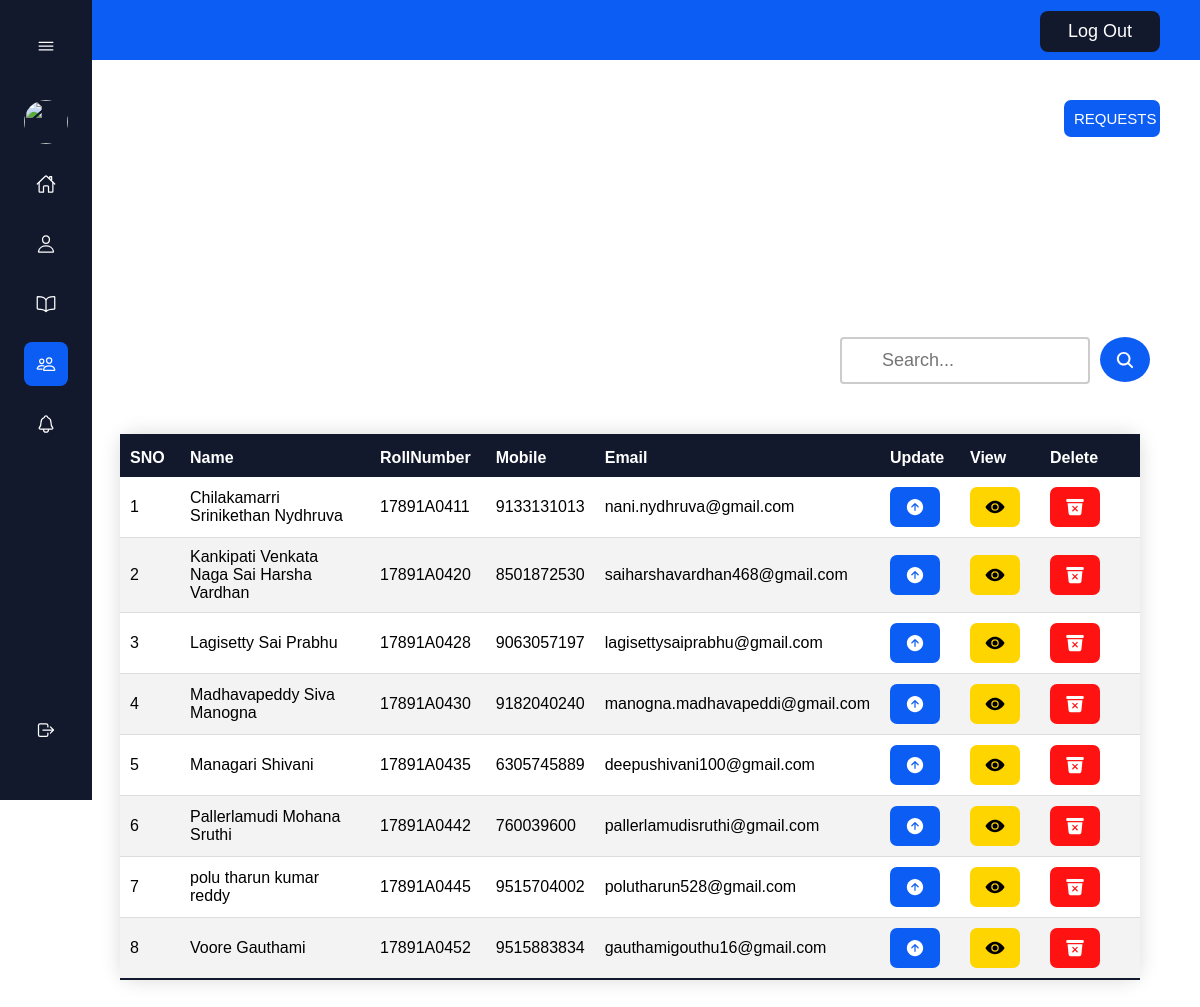
The app's page /librarian-allmembers.php (signed in) with its own data.
### tables this page shows
CREATE TABLE `students` (
  `FullName` varchar(50) NOT NULL,
  `RollNumber` varchar(12) NOT NULL,
  `Gender` varchar(10) NOT NULL,
  `DateOfBirth` date NOT NULL DEFAULT '2000-01-01',
  `Branch` varchar(10) NOT NULL,
  `YearOfJoining` int(4) NOT NULL,
  `YearOfStudy` int(10) NOT NULL,
  `Mobile` bigint(20) NOT NULL,
  `Email` varchar(40) NOT NULL,
  `Password` varchar(255) NOT NULL,
  `Image` longblob NOT NULL,
  `Status` varchar(3) NOT NULL
);

### librarian-allmembers.php (the view, shortened to what this page needs)
<?php
require 'librarian-nav.php' ;
?>
<?php
$servername = "localhost";
$username = "root";
$password = "";
$dbname = "librarianbot";
$k=1;
$valueToSearch='';
$conn = new mysqli($servername, $username, $password, $dbname);
if(isset($_POST['search']))
{
    $valueToSearch = $_POST['valueToSearch'];
    $query = "SELECT * FROM `students` WHERE CONCAT(`FullName`, `RollNumber`, `Mobile`, `Email`) LIKE '%".$valueToSearch."%'";
    $result = mysqli_query($conn, $query);
}
 else {
    $query = "SELECT * FROM `students` where Status='A'";
    $result = mysqli_query($conn, $query);
}
    ?>
<html>
  <a href="librarian-studentrequest.php"><button style="float:right;margin-top:40px;margin-right:40px;width:8%;" class="button button1">REQUESTS</button></a>
<form action="librarian-allmembers.php" method="post">
  <div>
      <input type="text" name="valueToSearch" placeholder="Search..." value="<?php echo $valueToSearch ;?>" style="float:left;">
      <button type="submit" method="POST" name="search" class="button search" style="float:left;"><ion-icon name="search" class="nav__icon"></button>
  </div>
</form>
<table class="content-table">
  <thead>
    <tr>
        <th>SNO</th>
        <th>Name</th>
        <th>RollNumber</th>
        <th>Mobile</th>
        <th>Email</th>
        <th class="two">Update</th>
        <th class="two">View</th>
        <th class="one">Delete</th>
    </tr>
  </thead>
  <tbody>
  <?php
    while($row = $result->fetch_assoc()) {
?>
      <tr>
        <td><?php echo $k; ?></td>
        <td><?php echo $row['FullName']; ?></td>
        <td><?php echo $row['RollNumber']; ?></td>
        <td><?php echo $row['Mobile']; ?></td>
        <td><?php echo $row['Email']; ?></td>
        <td><a href="librarian-updatemember.php?RollNumber=<?php echo $row['RollNumber'];?>" ><button class="button button1"><ion-icon name="arrow-up-circle" class="nav__icon"></button></a></td>
        <td><button class="button button3"><ion-icon name="eye" class="nav__icon"></ion-icon></button></td>
        <td><a href="librarian-deletemember.php?RollNumber=<?php echo $row['RollNumber'];?>" onclick = "return conf('<?php echo $row['RollNumber'];?>','<?php echo $_SESSION['username'];?>')"><button  class="button button2" ><ion-icon name="trash-bin" class="nav__icon" ></ion-icon></button></a></td>
      </tr>
    <?php
      $k=$k+1;
      }
          ?>
  </tbody>
</table>
</html>

### librarian-nav.php (shortened to what this page needs)
<!DOCTYPE html>
<html lang="en">
    <head>
    </head>
    <div class="top-nav">
            <a href="logout.php"><button class="butto"><span>Log Out </span></button></a>
    </div>
    <body id="body-pd" >
        <div class="l-navbar" id="navbar"  >
            <nav class="nav" >
                <div >
                    <div class="nav__brand" >
                        <ion-icon name="menu-outline" class="nav__toggle" id="nav-toggle"></ion-icon>
                    </div>
                    <div>
                            <div id="small-pic">
                              <a href="librarian-profile.php"><img src="assets/photo.jpeg" width="44" height="44" style="border-radius: 50%;"  ></a>
                            </div>
                            <br>
                    </div>
                    <div class="nav__list">
                        <a href="librarian-home.php" class="nav__link active">
                            <ion-icon name="home-outline" class="nav__icon"></ion-icon>
                        </a>
                        <a href="librarian-profile.php" class="nav__link active1">
                            <ion-icon name="person-outline" class="nav__icon"></ion-icon>
                        </a>
                        <div class="nav__link collapse active3">
                            <ion-icon name="book-outline" class="nav__icon"></ion-icon>
                        </div>
                        <a href="librarian-allmembers.php" class="nav__link active2">
                            <ion-icon name="people-outline" class="nav__icon"></ion-icon>
                        </a>
                        <a href="librarian-circular.php" class="nav__link active4">
                            <ion-icon name="notifications-outline" class="nav__icon"></ion-icon>
                        </a>
                    </div>
                </div>
                <a href="logout.php" class="nav__link">
                    <ion-icon name="log-out-outline" class="nav__icon"></ion-icon>
                </a>
            </nav>
        </div>
    </body>
</html>

### librarian-nav.php (style rules this page uses)
:root { --nav-width: 92px; --first-color: #0C5DF4; --bg-color: #12192C; --sub-color: #B6CEFC; --white-color: #FFF; --body-font: 'Poppins', sans-serif; --normal-font-size: 1rem; --small-font-size: .875rem; --z-fixed: 100; }
body { margin:0px 0px; }
img { text-align:middle; }
.top-nav { display:absolute; background-color:#0C5DF4; height:60px; width:100%; margin-top:0px; }
.butto { display:absolute; border-radius: 8px; background-color: #12192C; border: none; color: #FFFFFF; text-align: center; font-size: 18px; padding: 10px; width: 120px; transition: all 0.5s; cursor: pointer; margin-top: 11px; margin-right:40px; float:right; }
.butto span { cursor: pointer; display: inline-block; position: relative; transition: 0.5s; }
.butto span:after { content: '\00bb'; position: absolute; opacity: 0; top: 0; right: -20px; transition: 0.5s; }
*,::before,::after { box-sizing: border-box; }
body { position: relative; margin: 0; padding: 0rem 0 0 0rem; font-family: var(--body-font); font-size: var(--normal-font-size); transition: .5s; }
a { text-decoration: none; }
.l-navbar { position: fixed; top: 0; left: 0; width: var(--nav-width); height: 100vh; background-color: var(--bg-color); color: var(--white-color); padding: 1.5rem 1.5rem 2rem; transition: .5s; z-index: var(--z-fixed); }
.nav { height: 100%; display: flex; flex-direction: column; justify-content: space-between; overflow: hidden; }
.nav__brand { display: grid; grid-template-columns: max-content max-content; justify-content: space-between; align-items: center; margin-bottom: 2rem; }
.nav__toggle { font-size: 1.25rem; padding: .75rem; cursor: pointer; }
.nav__link { display: grid; grid-template-columns: max-content max-content; align-items: center; column-gap: .75rem; padding: .75rem; color: var(--white-color); border-radius: .5rem; margin-bottom: 1rem; transition: .3s; cursor: pointer; }
.nav__icon { font-size: 1.25rem; }
.active { background-color: var(--first-color); }
.collapse { grid-template-columns: 20px max-content 1fr; }

### librarian-allmembers.php (style rules this page uses)
.active { background-color: var(--bg-color); }
.active2 { background-color: var(--first-color); }
.active3 { background-color: var(--bg-color); }
.active1 { background-color: var(--bg-color); }
.active4 { background-color: var(--bg-color); }
* { font-family: sans-serif; }
.content-table { border-collapse: collapse; margin: 50px 10%; font-size: 1em; border-radius: 15px; box-shadow: 0 0 20px rgba(0, 0, 0, 0.15); width:85%; }
.content-table thead tr { background-color: #12192C; color: #ffffff; text-align: left; font-weight: bold; padding:40px 10px; }
.content-table thead tr th:first-of-type { width:60px; }
.content-table thead tr th:last-of-type { width:100px; }
.content-table thead tr th { padding:15px 15px 10px 10px; }
.one { width:100px; }
.two { width:80px; }
.content-table th, .content-table td { padding: 10px 10px; }
.content-table tbody tr { border-bottom: 1px solid #dddddd; }
.content-table tbody tr:nth-of-type(even) { background-color: #f3f3f3; }
.content-table tbody tr:last-of-type { border-bottom: 2px solid #12192C; }
.button { border-radius: 7px; border: none; color: #FFFFFF; text-align: center; font-size: 15px; padding: 10px 10px; width: 50px; transition: all 0.5s; cursor: pointer; margin-right: 0px; margin-left:0px; }
.button1 { background-color: #0C5DF4; }
.button2 { background-color: #FF1212; }
.button3 { background-color: #ffd500; color:#000000; }
.search { background-color: #0C5DF4; height:45px; border-radius:50%; margin-top:200px; border: 0px; }
input[type=text] { margin-top:200px; margin-left:70%; margin-right:10px; margin-bottom:50px; position:block; width: 250px; box-sizing: border-box; border: 2px solid #ccc; border-radius: 4px; font-size: 18px; background-color: white; background-image: url('searchicon.png'); background-position: 10px 10px; background-repeat: no-repeat; padding: 11px 20px 11px 40px; -webkit-transition: width 0.4s ease-in-out; transition: width 0.4s ease-in-out; }

### records on screen
students: FullName "Chilakamarri Srinikethan Nydhruva", RollNumber "17891A0411", Mobile "9133131013", Email "nani.nydhruva@gmail.com"
students: FullName "Kankipati Venkata Naga Sai Harsha Vardhan", RollNumber "17891A0420", Mobile "8501872530", Email "saiharshavardhan468@gmail.com"
students: FullName "Lagisetty Sai Prabhu", RollNumber "17891A0428", Mobile "9063057197", Email "lagisettysaiprabhu@gmail.com"
students: FullName "Madhavapeddy Siva Manogna", RollNumber "17891A0430", Mobile "9182040240", Email "manogna.madhavapeddi@gmail.com"
students: FullName "Managari Shivani", RollNumber "17891A0435", Mobile "6305745889", Email "deepushivani100@gmail.com"
students: FullName "Pallerlamudi Mohana Sruthi", RollNumber "17891A0442", Mobile "760039600", Email "pallerlamudisruthi@gmail.com"
students: FullName "polu tharun kumar reddy", RollNumber "17891A0445", Mobile "9515704002", Email "polutharun528@gmail.com"
students: FullName "Voore Gauthami", RollNumber "17891A0452", Mobile "9515883834", Email "gauthamigouthu16@gmail.com"
